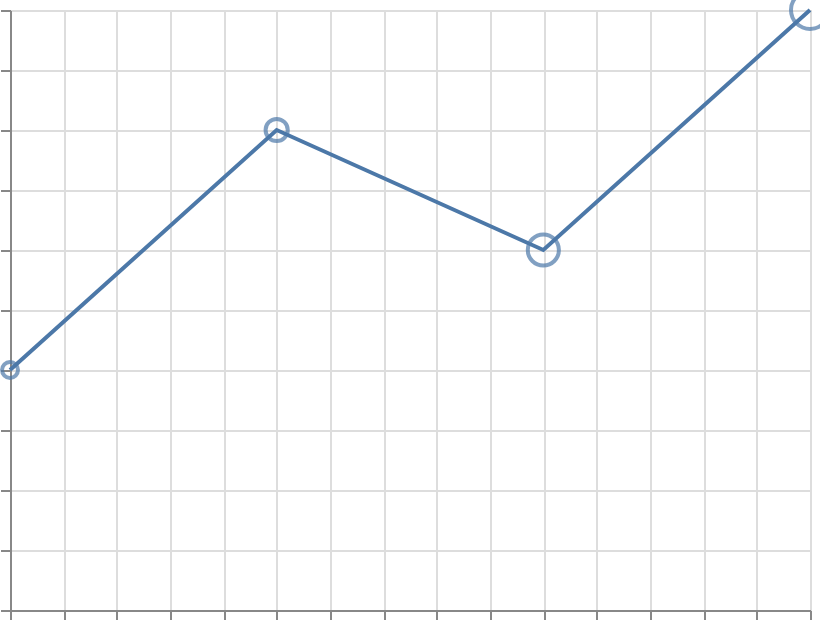

Vega-Lite specification stored for this chart:
### Vega-Lite specification from a JSON file in a GitHub repository (floating-point values rounded to 4 significant figures)
{"$schema": "https://vega.github.io/schema/vega-lite/v6.json", "width": 400, "height": 300, "padding": 5, "autosize": "none", "data": {"name": "table", "values": [{"x": 1, "y": 2, "size": 50}, {"x": 2, "y": 4, "size": 100}, {"x": 3, "y": 3, "size": 200}, {"x": 4, "y": 5, "size": 300}]}, "layer": [{"mark": "line", "encoding": {"x": {"field": "x", "type": "quantitative"}, "y": {"field": "y", "type": "quantitative"}}}, {"mark": "point", "encoding": {"x": {"field": "x", "type": "quantitative"}, "y": {"field": "y", "type": "quantitative"}, "size": {"field": "size", "type": "quantitative", "legend": null}}}]}
